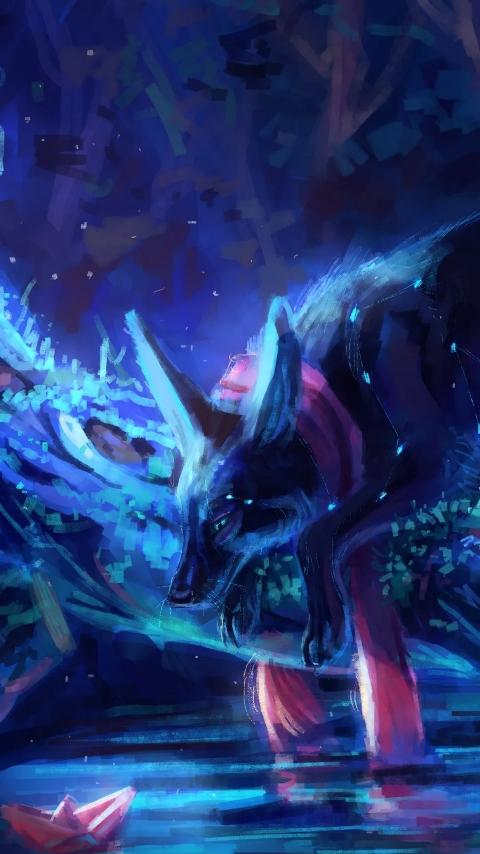
#> input picture Personal_Projects/Practice_Projects/Python/ComputerVision_Projects/OpenCV_Tutorial/resources/images/2003380.jpg, 480 x 854 px, given in place of the camera
$ python ep5-color_detection.py
#> lines starting #> are read from the running program, lines starting #| are printed output that depends on the picture; after the words box and inside, x2 and y2 are one past the last pixel; in counts of white or black regions, pixels touching at a corner belong together
"""
    Date: Sat-28-Sept-2024

    Demonstrates getting the color of an object in an image by algorithm

    Uses HSV color channel: Hue, Saturation, and Lighting/Brightness
    The method needed to extract the color from image requires HSV

    Hue, Saturation and Value or
    Hue, Saturation and Brightness or
    Hue, Saturation and Intensity

    NOTE and DISCOVERY:
        The HSV look of an image looks like those things in the AI graphics
        stuff.
        HSV is able to use Hue, Saturation and Brightness to properly distinguish
        between objects and their properties.
        From the video with TWT, his clothing, face, and different body
        parts where clearly distinguishable by the color on them.

        WIth this, one can easily separate the different objects based on hues similarities
        and differences.
        The depth data might even come from this!
"""

import cv2
import numpy as np


def EG1_Manual_Color_Conversion():
    """
        This is an alternative to doing:
        cv2.cvtColor(frame,cv2.COLOR_bgr)
    """
    BGR_color = np.array[[[255, 0, ]]]
    x = cv2.cvtColor(BGR_color, cv2.COLOR_BGR2HSV)
    # x[0][0]

def main():
    cap = cv2.VideoCapture(0)

    while True:
        ret, frame = cap.read()
#> frame is the input picture: shape (854, 480, 3); mean B, G, R 114.5, 56.2, 35.4
        width = int(cap.get(3))
        height = int(cap.get(4))

        # [4 lines of commented-out code are left out]
        hsv = cv2.cvtColor(frame, cv2.COLOR_BGR2HSV_FULL)
#> hsv: shape (854, 480, 3); mean H, S, V 163.5, 189.4, 115
        #   The below are used to filter out pixels

        lower_blue = np.array([90, 50, 50])
        upper_blue = np.array([150, 255, 255])

        #   this creates a mask that filters only blue colors
        #   The mask only allows the pixels that are within the range
        #   to be displayed
        mask = cv2.inRange(hsv, lower_blue, upper_blue)
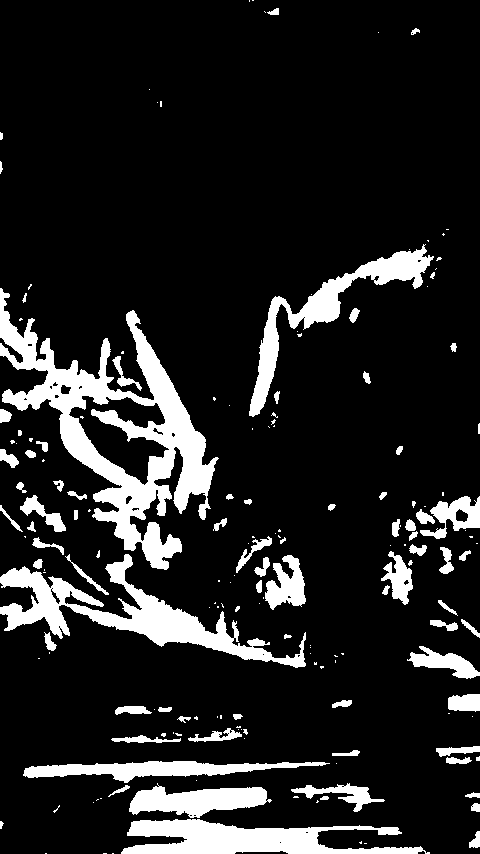
#> mask: shape (854, 480); 13.7% white; 178 white regions (99 under 20 px), largest, box (x1, y1, x2, y2) and area: (0, 288, 219, 570) 17246, (0, 554, 306, 668) 8520, (121, 819, 430, 854) 6173

        #   Then, the mask and frame are compared, and any pixel in
        #   the frame that has color blue displayed.
        #   Now, those not within the range are made to be black
        result = cv2.bitwise_and(frame, frame, mask=mask)
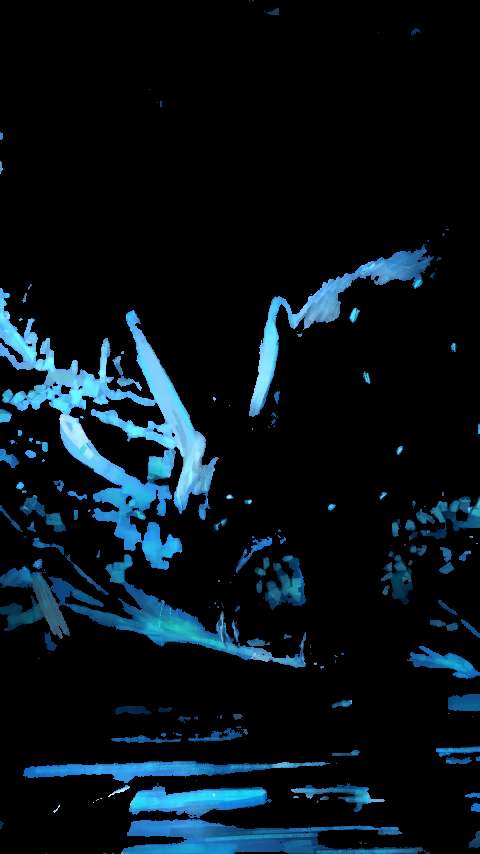
#> result: shape (854, 480, 3); mean B, G, R 25.8, 18.8, 7.4

        cv2.imshow("Color Detection Result", result)
        cv2.imshow("Mask", mask)
        cv2.imshow("HSV", hsv)

        ##  The argument of waitKey has to be greater than 0 to refresh
        ##  because waitKey pauses execution
        if cv2.waitKey(1) == ord('q'):
#> (key q is pressed here)
            break

    cap.release()
    cv2.destroyAllWindows()


if __name__ == "__main__":
    main()

$ run again, on Personal_Projects/Practice_Projects/Python/ComputerVision_Projects/OpenCV_Tutorial/resources/images/2003384.jpg
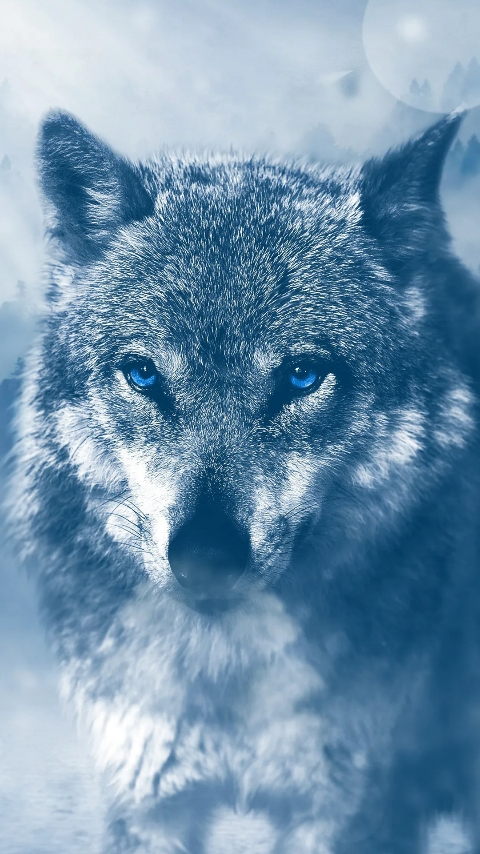
#> input picture Personal_Projects/Practice_Projects/Python/ComputerVision_Projects/OpenCV_Tutorial/resources/images/2003384.jpg, 480 x 854 px, given in place of the camera
#> in main, frame is the input picture: shape (854, 480, 3); mean B, G, R 174.1, 148.2, 114.6
#> hsv: shape (854, 480, 3); mean H, S, V 146.5, 104.8, 174.1
#> in main, `mask = cv2.inRange(hsv, lower_blue, upper_blue)`:
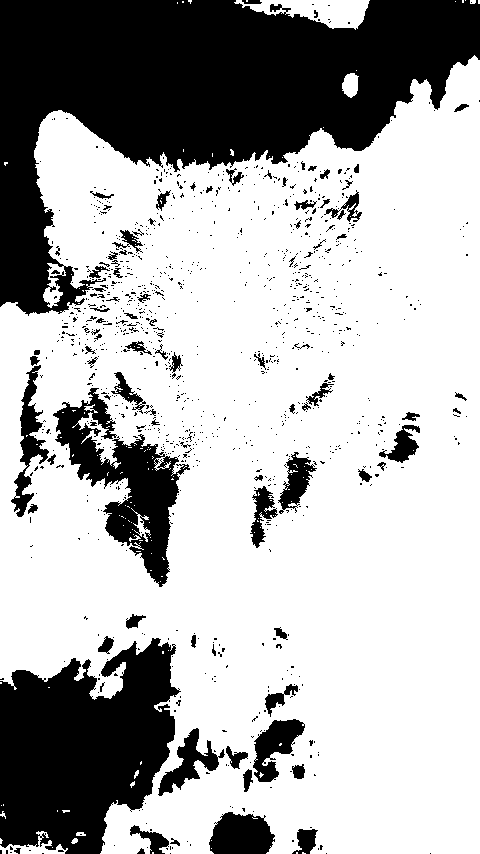
#> mask: shape (854, 480); 69.4% white; 1075 black regions (981 under 20 px), largest, box (x1, y1, x2, y2) and area: (0, 0, 480, 316) 70602, (0, 638, 181, 854) 27079, (53, 388, 190, 587) 9214
#> in main, `result = cv2.bitwise_and(frame, frame, mask=mask)`:
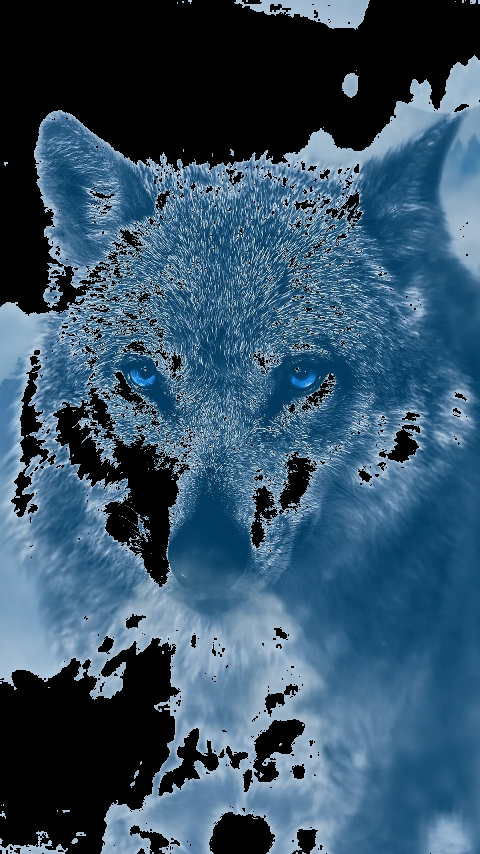
#> result: shape (854, 480, 3); mean B, G, R 104.7, 82.8, 53.8

$ run again, on Personal_Projects/Practice_Projects/Python/ComputerVision_Projects/OpenCV_Tutorial/resources/images/2003768.jpg
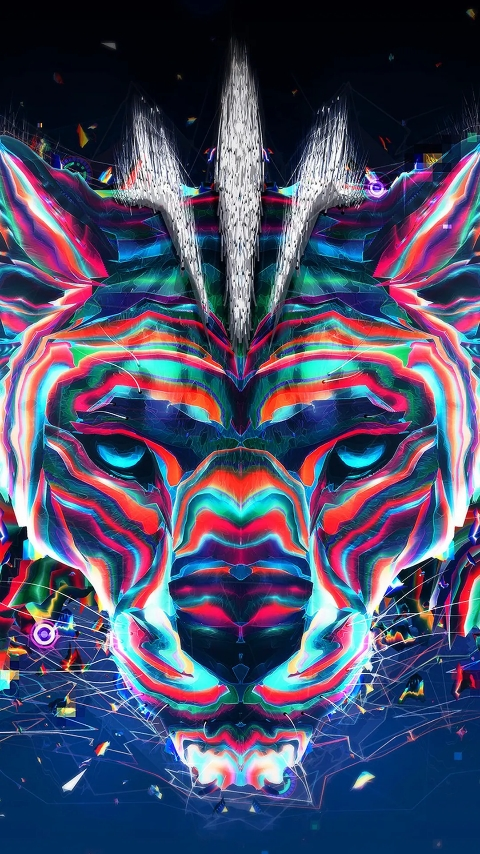
#> input picture Personal_Projects/Practice_Projects/Python/ComputerVision_Projects/OpenCV_Tutorial/resources/images/2003768.jpg, 480 x 854 px, given in place of the camera
#> in main, frame is the input picture: shape (854, 480, 3); mean B, G, R 103.1, 75.3, 72.9
#> hsv: shape (854, 480, 3); mean H, S, V 157.5, 175.2, 120.6
#> in main, `mask = cv2.inRange(hsv, lower_blue, upper_blue)`:
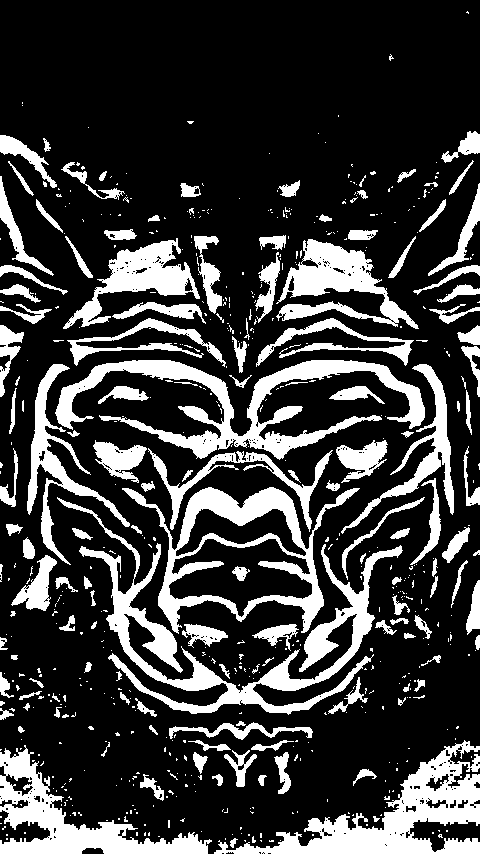
#> mask: shape (854, 480); 23.3% white; 615 white regions (473 under 20 px), largest, box (x1, y1, x2, y2) and area: (57, 497, 403, 715) 11171, (55, 360, 425, 460) 10096, (214, 740, 480, 854) 9435
#> in main, `result = cv2.bitwise_and(frame, frame, mask=mask)`:
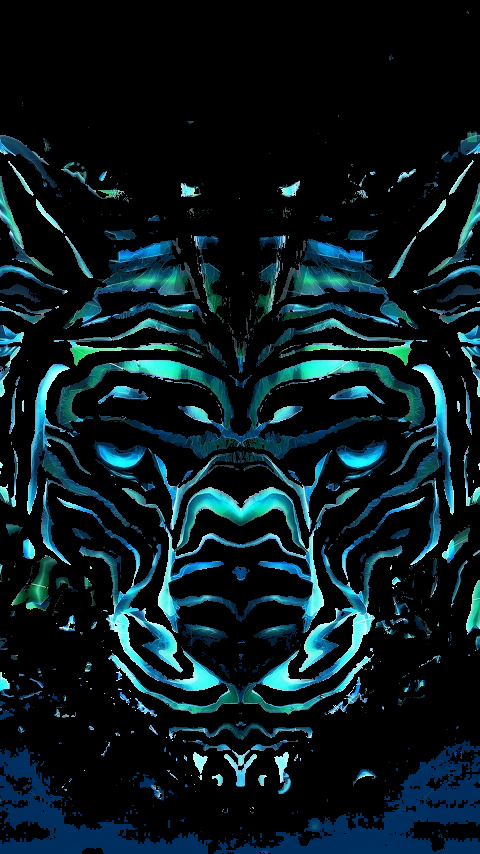
#> result: shape (854, 480, 3); mean B, G, R 31.8, 26.6, 9.5
